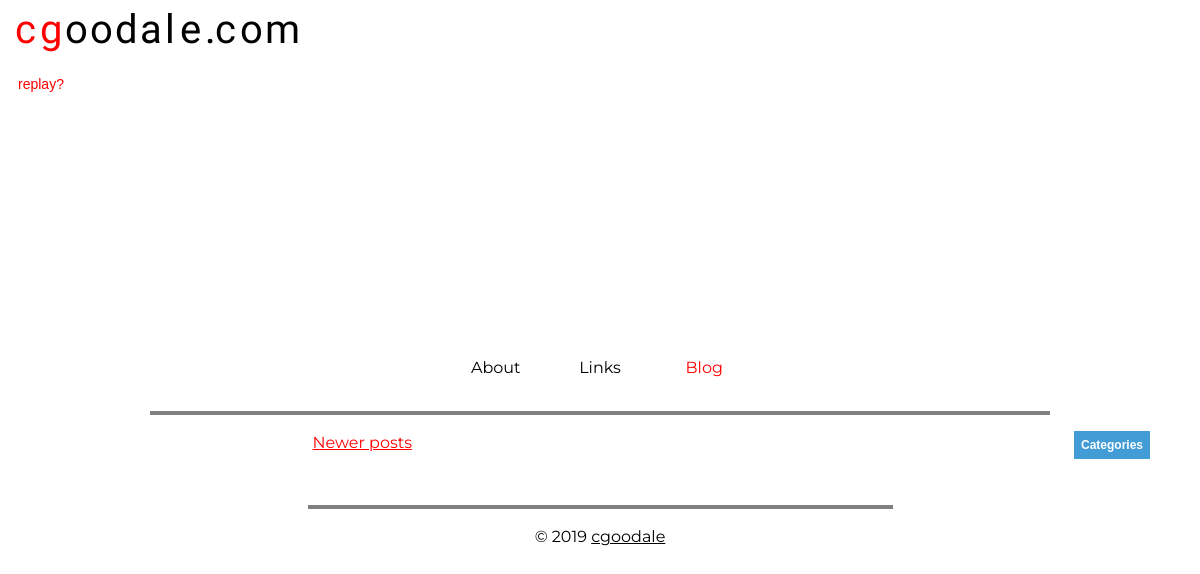
Before: /blog?page=2 with the older database file.
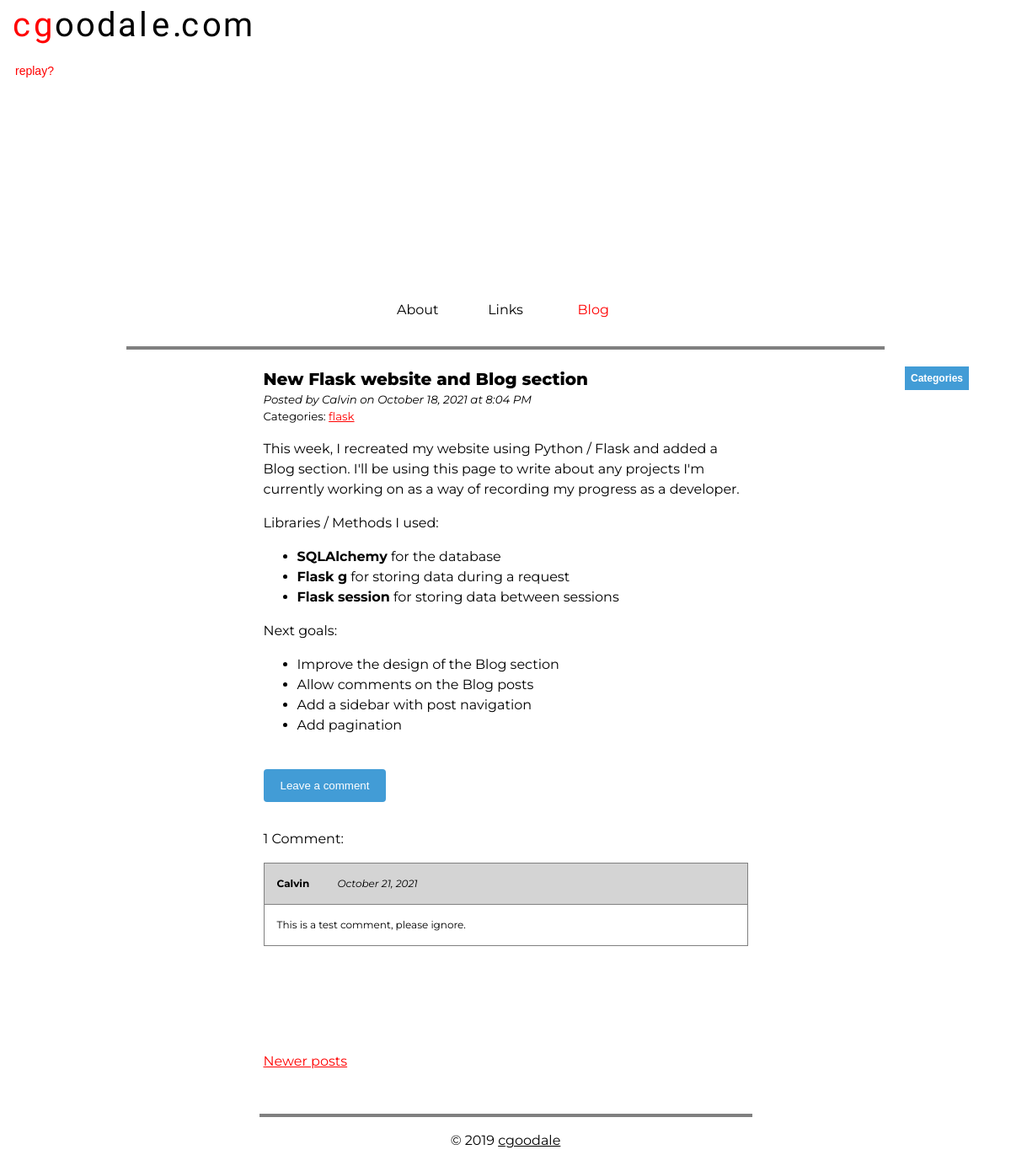
After: the same page with the newer database file.
### calblog/models.py (models this page shows, shortened)
class Post(db.Model):
    id = db.Column(db.Integer, primary_key=True)
    title = db.Column(db.String(100), nullable=False, unique=True)
    content = db.Column(db.Text, nullable=False)
    posted_on = db.Column(db.DateTime, nullable=False)
    categories = db.relationship('Categories', backref=db.backref('post',lazy=True, passive_deletes=True))
    comment_count = db.Column(db.Integer, nullable=False, default=0)
    comments = db.relationship('Comment', backref=db.backref('post',lazy=True, passive_deletes=True))

class Categories(db.Model):
    id = db.Column(db.Integer, primary_key=True)
    post_id = db.Column(db.Integer, db.ForeignKey('post.id', ondelete='CASCADE'), nullable=False)
    category = db.Column(db.String(100), nullable=False)

class Comment(db.Model):
    id = db.Column(db.Integer, primary_key=True)
    name = db.Column(db.String(25), unique=False, nullable=False)
    message = db.Column(db.Text, nullable=False)
    post_id = db.Column(db.Integer, db.ForeignKey('post.id', ondelete='CASCADE'), nullable=False)
    date_pub = db.Column(db.DateTime, nullable=False, default=datetime.utcnow)
    approved = db.Column(db.Boolean, default=False, nullable=False)

### calblog/routes.py (the view)
@app.route('/blog', methods=['GET'])
def blog():
    page = request.args.get('page', 1, type=int)
    posts = Post.query.order_by(desc(Post.posted_on)).paginate(page, 5, False)
    comments = Comment.query.all()
    categories = Categories.query.all()
    unique_categories = Categories.query.with_entities(Categories.category).distinct()
    next_url = url_for('blog', page=posts.next_num) if posts.has_next else None
    prev_url = url_for('blog', page=posts.prev_num) if posts.has_prev else None
    return render_template('blog.html', posts=posts.items, comments=comments, next_url=next_url, prev_url=prev_url, categories=categories, unique_categories=unique_categories)  # render a template

### calblog/routes.py (called while the page is built)
@app.before_request
def before_request():
    print(session)
    g.user = None
    if 'user_id' in session:
        user = [x for x in get_users() if x.id == session['user_id']][0]
        g.user = user

### calblog/templates/blog.html (shortened to what this page needs)
{% extends 'base.html' %}
{% block body %}
<body>
    <section class="top">
        <div class="container">
	        {% include 'header.html' %}
	        <div class="navbar">
		        <ul>
        		  <li><a href="/">About</a></li>
        		  <li><a href="/links">Links</a></li>
        		  <li><a class="active" href="/blog">Blog</a></li>
	        	</ul>
        	</div>
	</section>
	<section class="middle">
	    <div class="container">
	        <article class="posts">
                <div class="categories">
                    <div class="dropdown">
                        <button class="dropbtn"><b>Categories</b></button>
                    </div>
                </div>
                <div class="post-section">
                    {% for post in posts %}
                    <h1 class="post-title">{{post.title}}</h1>
                    <p class="post-author"><i>Posted by Calvin on {{post.posted_on.strftime('%B %d, %Y at %-I:%M %p')}}</i></p>
                    <p class="post-category">Categories:
                    {% for category in categories %}
                        {% if category.post_id == post.id %}
                            <a href="/blog/category/{{category.category}}">{{category.category}}</a>
                        {% endif %}
                    {% endfor %}
                    <p class="post-content">{{post.content|safe}}</p>
                    <br>
                    <button class="open-button" name="{{post.id}}" id="but{{post.id}}" onclick="toggleText(name)">Leave a comment</button>
                    <div class="comment-section">
                        {% if post.comment_count == 0 %}
                            <p>{{post.comment_count}} Comments</p>
                        {% elif post.comment_count == 1 %}
                            <p>{{post.comment_count}} Comment:</p>
                        {% else %}
                            <p>{{post.comment_count}} Comments:</p>
                        {% endif %}
                        {% for comment in comments %}
                            {% if (comment.post_id == post.id) and (comment.approved == 1) %}
                            <table class="comment">
                                <thead>
                                    <tr>
                                        <td><b>{{comment.name}}</b> <i style="font-size:12px; margin-left: 2.5em;">{{comment.date_pub.strftime('%B %d, %Y')}}</i></td>
                                    </tr>
                                </thead>
                                <tbody>
                                    <tr>
                                        <td>{{comment.message}}</td>
                                    </tr>
                                </tbody>
                            </table>
                            {% endif %}
                        {% endfor %}
                    </div>
                    {% endfor %}
                </div>
                <div class="previous-next">
                    {% if prev_url %}
                    <a href="{{ prev_url }}">Newer posts</a>
                    {% endif %}
                </div>
            </article>
		</div>
	</section>
	<section class="bottom">
    	<div class="container">
            {% include 'footer.html' %}
	    </div>
	</section>
</body>
{% endblock %}

### calblog/templates/base.html (shortened to what this page needs)
<!DOCTYPE html>
<html>
<head>
    <link rel="stylesheet" href="{{ url_for('static', filename='css/main.css') }}">
    <link rel="stylesheet" type="text/css" href="{{ url_for('static', filename='css/prism.css') }}">
</head>
<body>
    {% block body %}{% endblock %}
</body>
</html>

### calblog/templates/header.html (shortened to what this page needs)
<header>
    <a href class="logourl animated" url="http://cgoodale.com"></a>
        <div class="letterbox">
            <span class="letter letter-c animated">c</span>
            <span class="letter letter-g animated">g</span>
            <span class="letter letter-o animated">o</span>
            <span class="letter letter-oo animated">o</span>
            <span class="letter letter-d animated">d</span>
            <span class="letter letter-a animated">a</span>
            <span class="letter letter-a2 animated">a</span>
            <span class="letter letter-l animated">l</span>
            <span class="letter letter-e animated">e</span>
            <span class="letter dot1 animated">.</span>
            <span class="letter dot2 animated">.</span>
            <span class="letter letter-c2 animated">c</span>
            <span class="letter letter-o3 animated">o</span>
            <span class="letter letter-m animated">m</span>
        </div>
        <button class="animatebtn">
            replay?
        </button>
    </div>

### calblog/templates/footer.html
<footer>
    <p>© 2019 <a href="http://cgoodale.com">cgoodale</a></p>
</footer>

Changed rows visible on the page:
added Post: title "New Flask website and Blog section", posted_on "October 18, 2021 at 8:04 PM", content "This week, I recreated my website using Python / Flask and added a Blog section. I'll be using this page to write about any projects I'm currently working on as a way of recording my progress as a developer. Libraries / Methods I used: SQLAlchemy for the database Flask g for storing data during a request Flask session for storing data between sessions Next goals: Improve the design of the Blog section Allow comments on the Blog posts Add a sidebar with post navigation Add pagination", comment_count "1"
added Categories: category "flask"
added Comment: name "Calvin", date_pub "October 21, 2021", message "This is a test comment, please ignore."
